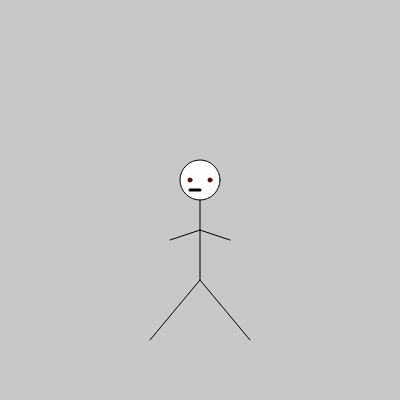
Frame 1 (no input)
Frame 2 (the mouse pressed at the canvas centre, redrawn once): identical to frame 1, image omitted

The p5.js sketch that drew this single still picture (run headless with seeded random() and noise() and a simulated clock; the mouse was pressed at the canvas centre and the sketch redrawn once):

// p5.js sketch
// ── sketch.js
function setup() {
  createCanvas(400, 400);
}
function draw() {
  background(200);
  
  push();
  circle(200,180,40) 
  stroke(100,0,0)
  fill(100,0,0)
  circle(210,180,4)
  circle(190,180,4)
  pop();
  
  push();
  strokeWeight(3)
  line(200,190,190,190)
  pop();
  
  line(200, 200, 200, 280);
  line(200,280,150,340)
  line(200,280,250,340)
  line(200,230, 230, 240)
  line(200,230, 170, 240)
  noLoop();

}
